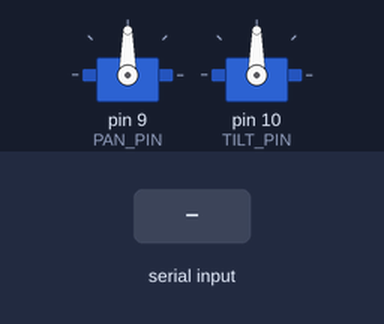
This sketch was run on a simulated Arduino Uno, built with avr-gcc and run on an emulated ATmega328P. Shown: 2 × servo. The test bench sets the inputs (shaded band). What the sketch prints to the serial monitor is not drawn.

Above: at 2.7 s.
2.8 s: "90,45\n" received over Serial
At 4.1 s:
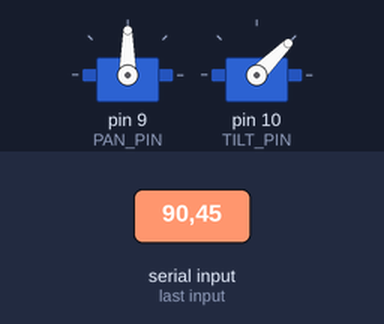
5.8 s: "30,150\n" received over Serial
At 7.7 s:
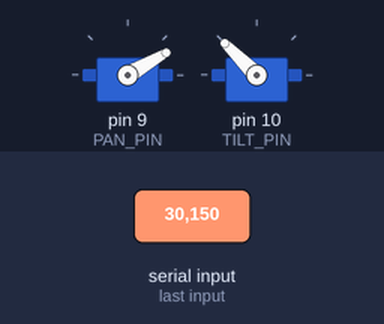
8.8 s: "1,90\n" received over Serial
At 10.8 s:
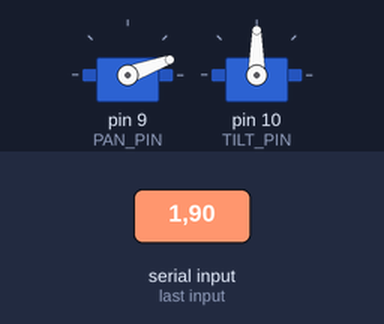
11.8 s: "90,45\n" received over Serial
At 12.27 s:
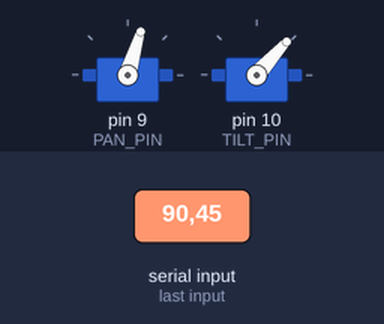
Timing chart, 0 to 14.8 s (numbered marks = the images above; inputs shaded):
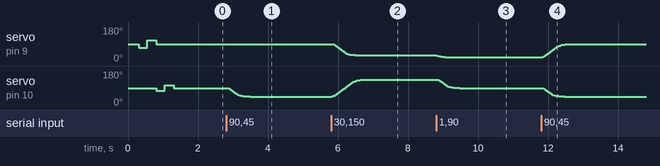

Measured:
- after the input at 2.8 s, servo on pin 10 (TILT_PIN): moves from 90° to 45° over 0.66 s, starting at once
- after the input at 5.8 s, servo on pin 9 (PAN_PIN): moves from 90° to 30° over 0.77 s, starting at once; servo on pin 10 (TILT_PIN): moves from 45° to 135° over 0.99 s, starting at once
- after the input at 8.8 s, servo on pin 9 (PAN_PIN): 30° → 23° at once, → 22° 0.18 s later, → 21° 0.06 s later, → 20° 0.12 s later; servo on pin 10 (TILT_PIN): moves from 135° to 90° over 0.66 s, starting at once
- after the input at 11.8 s, servo on pin 9 (PAN_PIN): moves from 20° to 90° over 0.84 s, starting at once; servo on pin 10 (TILT_PIN): moves from 90° to 45° over 0.66 s, starting at once

The sketch:

jarvis_servo.ino
```cpp
// JARVIS pan/tilt head
// Receives "pan,tilt\n" at 115200 baud (e.g. "120,80") and glides the servos there smoothly.
// Wiring: pan servo signal -> pin 9, tilt servo signal -> pin 10.
// Power the servos from a separate 5V supply if you can (connect its GND to the Arduino GND).
// Running two servos off the Arduino's 5V pin often browns out: jitter, resets, or no movement.

#include <Servo.h>

const int PAN_PIN  = 9;
const int TILT_PIN = 10;

const int PAN_MIN  = 20,  PAN_MAX  = 160;   // keep in sync with jarvis.py limits
const int TILT_MIN = 45,  TILT_MAX = 135;

// Smooth glide: speeds up gently (ACCEL), cruises at up to MAX_STEP, and eases in as it lands (EASE).
// Lower numbers = slower, smoother turns. jarvis.py mirrors these four numbers to know where the head
// is mid-turn, so if you change them here, change them in jarvis.py (class Servo) too.
const float EASE           = 0.12;  // share of the remaining distance per tick
const float MAX_STEP       = 2.0;   // degrees per tick (~130 deg/s top speed)
const float ACCEL          = 0.25;  // how fast it can speed up or slow down, degrees per tick per tick
const unsigned long TICK_MS = 15;   // update rate (~66 Hz)

Servo pan, tilt;
float panPos = 90, tiltPos = 90;
float panVel = 0, tiltVel = 0;
int panTarget = 90, tiltTarget = 90;
unsigned long lastTick = 0;

char buf[24];
byte len = 0;

float glide(float pos, int target, float &vel) {
  float d = target - pos;
  if (fabs(d) <= 0.5 && fabs(vel) <= ACCEL) { vel = 0; return target; }   // close enough: land exactly
  float want = constrain(d * EASE, -MAX_STEP, MAX_STEP);                   // speed we'd like right now
  vel += constrain(want - vel, -ACCEL, ACCEL);                             // ramp toward it, no lurches
  return pos + vel;
}

void handleLine(char *s) {
  if (s[0] == '?') {                         // "?" -> report position
    Serial.print("POS ");
    Serial.print((int)panPos);
    Serial.print(',');
    Serial.println((int)tiltPos);
    return;
  }
  char *comma = strchr(s, ',');
  if (!comma) return;
  *comma = '\0';
  panTarget  = constrain(atoi(s), PAN_MIN, PAN_MAX);
  tiltTarget = constrain(atoi(comma + 1), TILT_MIN, TILT_MAX);
}

void wiggle() {                               // startup test so you can hear/see it's alive
  int moves[][2] = {{70, 90}, {110, 90}, {90, 75}, {90, 105}, {90, 90}};
  for (int i = 0; i < 5; i++) {
    pan.write(moves[i][0]);
    tilt.write(moves[i][1]);
    delay(250);
  }
}

void setup() {
  Serial.begin(115200);
  pan.attach(PAN_PIN);
  tilt.attach(TILT_PIN);
  pan.write(90);
  tilt.write(90);
  delay(300);
  wiggle();
  Serial.println("JARVIS servo ready");
}

void loop() {
  // non-blocking line reader
  while (Serial.available()) {
    char c = Serial.read();
    if (c == '\n' || c == '\r') {
      if (len) { buf[len] = '\0'; handleLine(buf); len = 0; }
    } else if (len < sizeof(buf) - 1) {
      buf[len++] = c;
    }
  }

  // glide toward the target
  if (millis() - lastTick >= TICK_MS) {
    lastTick = millis();
    panPos  = glide(panPos,  panTarget,  panVel);
    tiltPos = glide(tiltPos, tiltTarget, tiltVel);
    pan.write((int)(panPos + 0.5));
    tilt.write((int)(tiltPos + 0.5));
  }
}
```
